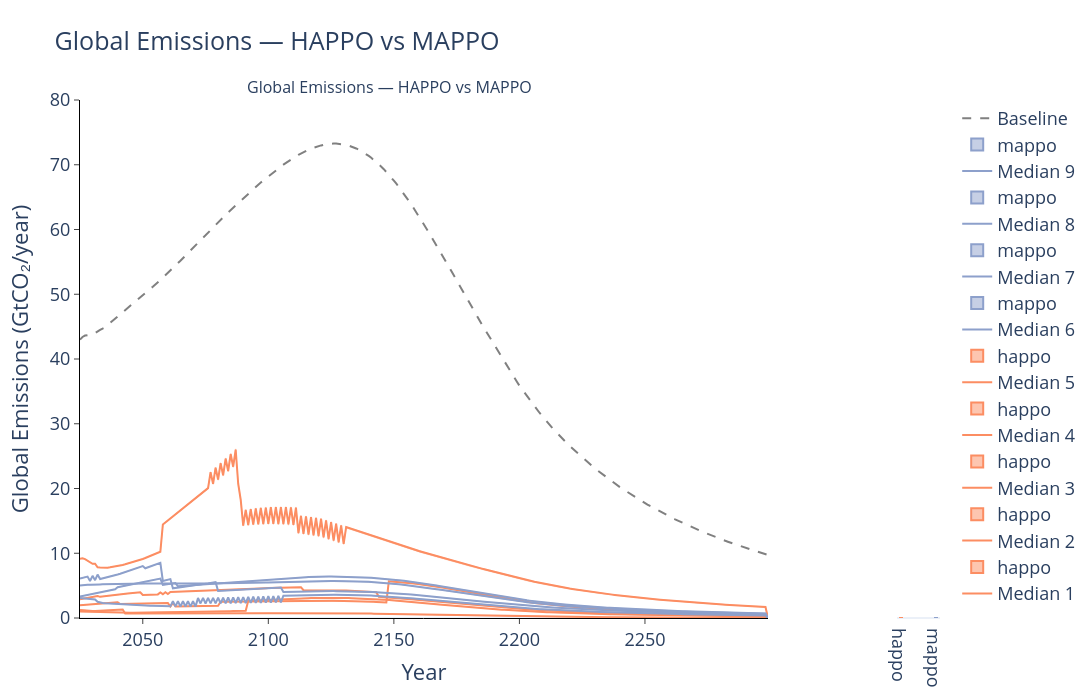

Source (notebook cell):
### Code cell
## Plot 2 — Global Emissions: HAPPO vs MAPPO

happo_em_paths = [
    npy_path(happo_runs[n], happo_info[n]['prefix'], 'emissions')
    for n in happo_runs
]
mappo_em_paths = [
    npy_path(mappo_runs[n], mappo_info[n]['prefix'], 'emissions')
    for n in mappo_runs
]

fig_emissions = plot_emissions_comparison_with_boxplots(
    data_paths=happo_em_paths + mappo_em_paths,
    start_year=2015,
    end_year=2300,
    data_timestep=5,
    timestep=1,
    visualization_start_year=2025,
    visualization_end_year=2299,
    yaxis_range=[0, 80],
    opacity=0.2,
    plot_title='Global Emissions — HAPPO vs MAPPO',
    xaxis_title='Year',
    yaxis_title='Global Emissions (GtCO₂/year)',
    template='plotly_white',
    width=1200,
    height=700,
    baseline_path=str(BASELINE_PATH) if BASELINE_PATH.exists() else None,
    output_path='.',
    saving=False,
    colors=all_colors,
    median_colors=all_lines,
)
fig_emissions.show()

### Figure 1 — Plotly figure (JSON) as saved in the notebook; plotly's stock layout.template omitted (floating-point values rounded to 4 significant figures; data arrays with more than 128 entries replaced by an {"elided": "..."} marker saying what was removed)
{"data": [{"line": {"color": "rgba(252, 141, 98, 0.25)", "width": 0.5}, "mode": "lines", "showlegend": false, "type": "scatter", "x": {"elided": "275 int values"}, "xaxis": "x", "y": {"elided": "275 float values"}, "yaxis": "y"}, {"fill": "tonexty", "line": {"color": "rgba(252, 141, 98, 0.25)", "width": 0.5}, "mode": "lines", "opacity": 0.002, "showlegend": false, "type": "scatter", "x": {"elided": "275 int values"}, "xaxis": "x", "y": {"elided": "275 float values"}, "yaxis": "y"}, {"line": {"color": "rgba(252, 141, 98, 0.25)", "width": 0.5}, "mode": "lines", "showlegend": false, "type": "scatter", "x": {"elided": "275 int values"}, "xaxis": "x", "y": {"elided": "275 float values"}, "yaxis": "y"}, {"fill": "tonexty", "line": {"color": "rgba(252, 141, 98, 0.25)", "width": 0.5}, "mode": "lines", "opacity": 0.2, "showlegend": false, "type": "scatter", "x": {"elided": "275 int values"}, "xaxis": "x", "y": {"elided": "275 float values"}, "yaxis": "y"}, {"line": {"color": "rgba(252, 141, 98, 1)", "width": 2}, "mode": "lines", "name": "Median 1", "type": "scatter", "x": {"elided": "275 int values"}, "xaxis": "x", "y": {"elided": "275 float values"}, "yaxis": "y"}, {"marker": {"color": "rgba(252, 141, 98, 1)", "line": {"color": "gray", "width": 0.3}}, "name": "happo", "type": "box", "width": 0.1, "xaxis": "x2", "y": [0.0, 0.0, 0.0, 0.0, 0.0, 0.0, 0.0, 0.0, 0.0, 0.0, 0.0, 0.0, 0.0, 0.0, 0.0], "yaxis": "y2"}, {"line": {"color": "rgba(252, 141, 98, 0.25)", "width": 0.5}, "mode": "lines", "showlegend": false, "type": "scatter", "x": {"elided": "275 int values"}, "xaxis": "x", "y": {"elided": "275 float values"}, "yaxis": "y"}, {"fill": "tonexty", "line": {"color": "rgba(252, 141, 98, 0.25)", "width": 0.5}, "mode": "lines", "opacity": 0.002, "showlegend": false, "type": "scatter", "x": {"elided": "275 int values"}, "xaxis": "x", "y": {"elided": "275 float values"}, "yaxis": "y"}, {"line": {"color": "rgba(252, 141, 98, 0.25)", "width": 0.5}, "mode": "lines", "showlegend": false, "type": "scatter", "x": {"elided": "275 int values"}, "xaxis": "x", "y": {"elided": "275 float values"}, "yaxis": "y"}, {"fill": "tonexty", "line": {"color": "rgba(252, 141, 98, 0.25)", "width": 0.5}, "mode": "lines", "opacity": 0.2, "showlegend": false, "type": "scatter", "x": {"elided": "275 int values"}, "xaxis": "x", "y": {"elided": "275 float values"}, "yaxis": "y"}, {"line": {"color": "rgba(252, 141, 98, 1)", "width": 2}, "mode": "lines", "name": "Median 2", "type": "scatter", "x": {"elided": "275 int values"}, "xaxis": "x", "y": {"elided": "275 float values"}, "yaxis": "y"}, {"marker": {"color": "rgba(252, 141, 98, 1)", "line": {"color": "gray", "width": 0.3}}, "name": "happo", "type": "box", "width": 0.1, "xaxis": "x2", "y": [0.0, 0.0, 0.0, 0.0, 0.0, 0.0, 0.0, 0.0, 0.0, 0.0, 0.0, 0.0, 0.0, 0.0, 0.0], "yaxis": "y2"}, {"line": {"color": "rgba(252, 141, 98, 0.25)", "width": 0.5}, "mode": "lines", "showlegend": false, "type": "scatter", "x": {"elided": "275 int values"}, "xaxis": "x", "y": {"elided": "275 float values"}, "yaxis": "y"}, {"fill": "tonexty", "line": {"color": "rgba(252, 141, 98, 0.25)", "width": 0.5}, "mode": "lines", "opacity": 0.002, "showlegend": false, "type": "scatter", "x": {"elided": "275 int values"}, "xaxis": "x", "y": {"elided": "275 float values"}, "yaxis": "y"}, {"line": {"color": "rgba(252, 141, 98, 0.25)", "width": 0.5}, "mode": "lines", "showlegend": false, "type": "scatter", "x": {"elided": "275 int values"}, "xaxis": "x", "y": {"elided": "275 float values"}, "yaxis": "y"}, {"fill": "tonexty", "line": {"color": "rgba(252, 141, 98, 0.25)", "width": 0.5}, "mode": "lines", "opacity": 0.2, "showlegend": false, "type": "scatter", "x": {"elided": "275 int values"}, "xaxis": "x", "y": {"elided": "275 float values"}, "yaxis": "y"}, {"line": {"color": "rgba(252, 141, 98, 1)", "width": 2}, "mode": "lines", "name": "Median 3", "type": "scatter", "x": {"elided": "275 int values"}, "xaxis": "x", "y": {"elided": "275 float values"}, "yaxis": "y"}, {"marker": {"color": "rgba(252, 141, 98, 1)", "line": {"color": "gray", "width": 0.3}}, "name": "happo", "type": "box", "width": 0.1, "xaxis": "x2", "y": [0.0, 0.0, 0.0, 0.0, 0.0, 0.0, 0.0, 0.0, 0.0, 0.0, 0.0, 0.0, 0.0, 0.0, 0.0], "yaxis": "y2"}, {"line": {"color": "rgba(252, 141, 98, 0.25)", "width": 0.5}, "mode": "lines", "showlegend": false, "type": "scatter", "x": {"elided": "275 int values"}, "xaxis": "x", "y": {"elided": "275 float values"}, "yaxis": "y"}, {"fill": "tonexty", "line": {"color": "rgba(252, 141, 98, 0.25)", "width": 0.5}, "mode": "lines", "opacity": 0.002, "showlegend": false, "type": "scatter", "x": {"elided": "275 int values"}, "xaxis": "x", "y": {"elided": "275 float values"}, "yaxis": "y"}, {"line": {"color": "rgba(252, 141, 98, 0.25)", "width": 0.5}, "mode": "lines", "showlegend": false, "type": "scatter", "x": {"elided": "275 int values"}, "xaxis": "x", "y": {"elided": "275 float values"}, "yaxis": "y"}, {"fill": "tonexty", "line": {"color": "rgba(252, 141, 98, 0.25)", "width": 0.5}, "mode": "lines", "opacity": 0.2, "showlegend": false, "type": "scatter", "x": {"elided": "275 int values"}, "xaxis": "x", "y": {"elided": "275 float values"}, "yaxis": "y"}, {"line": {"color": "rgba(252, 141, 98, 1)", "width": 2}, "mode": "lines", "name": "Median 4", "type": "scatter", "x": {"elided": "275 int values"}, "xaxis": "x", "y": {"elided": "275 float values"}, "yaxis": "y"}, {"marker": {"color": "rgba(252, 141, 98, 1)", "line": {"color": "gray", "width": 0.3}}, "name": "happo", "type": "box", "width": 0.1, "xaxis": "x2", "y": [0.0, 0.0, 0.0, 0.0, 0.0, 0.0, 0.0, 0.0, 0.0, 0.0, 0.0, 0.0, 0.0, 0.0, 0.0], "yaxis": "y2"}, {"line": {"color": "rgba(252, 141, 98, 0.25)", "width": 0.5}, "mode": "lines", "showlegend": false, "type": "scatter", "x": {"elided": "275 int values"}, "xaxis": "x", "y": {"elided": "275 float values"}, "yaxis": "y"}, {"fill": "tonexty", "line": {"color": "rgba(252, 141, 98, 0.25)", "width": 0.5}, "mode": "lines", "opacity": 0.002, "showlegend": false, "type": "scatter", "x": {"elided": "275 int values"}, "xaxis": "x", "y": {"elided": "275 float values"}, "yaxis": "y"}, {"line": {"color": "rgba(252, 141, 98, 0.25)", "width": 0.5}, "mode": "lines", "showlegend": false, "type": "scatter", "x": {"elided": "275 int values"}, "xaxis": "x", "y": {"elided": "275 float values"}, "yaxis": "y"}, {"fill": "tonexty", "line": {"color": "rgba(252, 141, 98, 0.25)", "width": 0.5}, "mode": "lines", "opacity": 0.2, "showlegend": false, "type": "scatter", "x": {"elided": "275 int values"}, "xaxis": "x", "y": {"elided": "275 float values"}, "yaxis": "y"}, {"line": {"color": "rgba(252, 141, 98, 1)", "width": 2}, "mode": "lines", "name": "Median 5", "type": "scatter", "x": {"elided": "275 int values"}, "xaxis": "x", "y": {"elided": "275 float values"}, "yaxis": "y"}, {"marker": {"color": "rgba(252, 141, 98, 1)", "line": {"color": "gray", "width": 0.3}}, "name": "happo", "type": "box", "width": 0.1, "xaxis": "x2", "y": [0.0, 0.0, 0.0, 0.0, 0.0, 0.0, 0.0, 0.0, 0.0, 0.0, 0.0, 0.0, 0.0, 0.0, 0.0], "yaxis": "y2"}, {"line": {"color": "rgba(141, 160, 203, 0.25)", "width": 0.5}, "mode": "lines", "showlegend": false, "type": "scatter", "x": {"elided": "275 int values"}, "xaxis": "x", "y": {"elided": "275 float values"}, "yaxis": "y"}, {"fill": "tonexty", "line": {"color": "rgba(141, 160, 203, 0.25)", "width": 0.5}, "mode": "lines", "opacity": 0.002, "showlegend": false, "type": "scatter", "x": {"elided": "275 int values"}, "xaxis": "x", "y": {"elided": "275 float values"}, "yaxis": "y"}, {"line": {"color": "rgba(141, 160, 203, 0.25)", "width": 0.5}, "mode": "lines", "showlegend": false, "type": "scatter", "x": {"elided": "275 int values"}, "xaxis": "x", "y": {"elided": "275 float values"}, "yaxis": "y"}, {"fill": "tonexty", "line": {"color": "rgba(141, 160, 203, 0.25)", "width": 0.5}, "mode": "lines", "opacity": 0.2, "showlegend": false, "type": "scatter", "x": {"elided": "275 int values"}, "xaxis": "x", "y": {"elided": "275 float values"}, "yaxis": "y"}, {"line": {"color": "rgba(141, 160, 203, 1)", "width": 2}, "mode": "lines", "name": "Median 6", "type": "scatter", "x": {"elided": "275 int values"}, "xaxis": "x", "y": {"elided": "275 float values"}, "yaxis": "y"}, {"marker": {"color": "rgba(141, 160, 203, 1)", "line": {"color": "gray", "width": 0.3}}, "name": "mappo", "type": "box", "width": 0.1, "xaxis": "x2", "y": [0.0, 0.0, 0.0, 0.0, 0.0, 0.0, 0.0, 0.0, 0.0, 0.0, 0.0, 0.0, 0.0, 0.0, 0.0], "yaxis": "y2"}, {"line": {"color": "rgba(141, 160, 203, 0.25)", "width": 0.5}, "mode": "lines", "showlegend": false, "type": "scatter", "x": {"elided": "275 int values"}, "xaxis": "x", "y": {"elided": "275 float values"}, "yaxis": "y"}, {"fill": "tonexty", "line": {"color": "rgba(141, 160, 203, 0.25)", "width": 0.5}, "mode": "lines", "opacity": 0.002, "showlegend": false, "type": "scatter", "x": {"elided": "275 int values"}, "xaxis": "x", "y": {"elided": "275 float values"}, "yaxis": "y"}, {"line": {"color": "rgba(141, 160, 203, 0.25)", "width": 0.5}, "mode": "lines", "showlegend": false, "type": "scatter", "x": {"elided": "275 int values"}, "xaxis": "x", "y": {"elided": "275 float values"}, "yaxis": "y"}, {"fill": "tonexty", "line": {"color": "rgba(141, 160, 203, 0.25)", "width": 0.5}, "mode": "lines", "opacity": 0.2, "showlegend": false, "type": "scatter", "x": {"elided": "275 int values"}, "xaxis": "x", "y": {"elided": "275 float values"}, "yaxis": "y"}, {"line": {"color": "rgba(141, 160, 203, 1)", "width": 2}, "mode": "lines", "name": "Median 7", "type": "scatter", "x": {"elided": "275 int values"}, "xaxis": "x", "y": {"elided": "275 float values"}, "yaxis": "y"}, {"marker": {"color": "rgba(141, 160, 203, 1)", "line": {"color": "gray", "width": 0.3}}, "name": "mappo", "type": "box", "width": 0.1, "xaxis": "x2", "y": [0.0, 0.0, 0.0, 0.0, 0.0, 0.0, 0.0, 0.0, 0.0, 0.0, 0.0, 0.0, 0.0, 0.0, 0.0], "yaxis": "y2"}, {"line": {"color": "rgba(141, 160, 203, 0.25)", "width": 0.5}, "mode": "lines", "showlegend": false, "type": "scatter", "x": {"elided": "275 int values"}, "xaxis": "x", "y": {"elided": "275 float values"}, "yaxis": "y"}, {"fill": "tonexty", "line": {"color": "rgba(141, 160, 203, 0.25)", "width": 0.5}, "mode": "lines", "opacity": 0.002, "showlegend": false, "type": "scatter", "x": {"elided": "275 int values"}, "xaxis": "x", "y": {"elided": "275 float values"}, "yaxis": "y"}, {"line": {"color": "rgba(141, 160, 203, 0.25)", "width": 0.5}, "mode": "lines", "showlegend": false, "type": "scatter", "x": {"elided": "275 int values"}, "xaxis": "x", "y": {"elided": "275 float values"}, "yaxis": "y"}, {"fill": "tonexty", "line": {"color": "rgba(141, 160, 203, 0.25)", "width": 0.5}, "mode": "lines", "opacity": 0.2, "showlegend": false, "type": "scatter", "x": {"elided": "275 int values"}, "xaxis": "x", "y": {"elided": "275 float values"}, "yaxis": "y"}, {"line": {"color": "rgba(141, 160, 203, 1)", "width": 2}, "mode": "lines", "name": "Median 8", "type": "scatter", "x": {"elided": "275 int values"}, "xaxis": "x", "y": {"elided": "275 float values"}, "yaxis": "y"}, {"marker": {"color": "rgba(141, 160, 203, 1)", "line": {"color": "gray", "width": 0.3}}, "name": "mappo", "type": "box", "width": 0.1, "xaxis": "x2", "y": [0.0, 0.0, 0.0, 0.0, 0.0, 0.0, 0.0, 0.0, 0.0, 0.0, 0.0, 0.0, 0.0, 0.0, 0.0], "yaxis": "y2"}, {"line": {"color": "rgba(141, 160, 203, 0.25)", "width": 0.5}, "mode": "lines", "showlegend": false, "type": "scatter", "x": {"elided": "275 int values"}, "xaxis": "x", "y": {"elided": "275 float values"}, "yaxis": "y"}, {"fill": "tonexty", "line": {"color": "rgba(141, 160, 203, 0.25)", "width": 0.5}, "mode": "lines", "opacity": 0.002, "showlegend": false, "type": "scatter", "x": {"elided": "275 int values"}, "xaxis": "x", "y": {"elided": "275 float values"}, "yaxis": "y"}, {"line": {"color": "rgba(141, 160, 203, 0.25)", "width": 0.5}, "mode": "lines", "showlegend": false, "type": "scatter", "x": {"elided": "275 int values"}, "xaxis": "x", "y": {"elided": "275 float values"}, "yaxis": "y"}, {"fill": "tonexty", "line": {"color": "rgba(141, 160, 203, 0.25)", "width": 0.5}, "mode": "lines", "opacity": 0.2, "showlegend": false, "type": "scatter", "x": {"elided": "275 int values"}, "xaxis": "x", "y": {"elided": "275 float values"}, "yaxis": "y"}, {"line": {"color": "rgba(141, 160, 203, 1)", "width": 2}, "mode": "lines", "name": "Median 9", "type": "scatter", "x": {"elided": "275 int values"}, "xaxis": "x", "y": {"elided": "275 float values"}, "yaxis": "y"}, {"marker": {"color": "rgba(141, 160, 203, 1)", "line": {"color": "gray", "width": 0.3}}, "name": "mappo", "type": "box", "width": 0.1, "xaxis": "x2", "y": [0.0, 0.0, 0.0, 0.0, 0.0, 0.0, 0.0, 0.0, 0.0, 0.0, 0.0, 0.0, 0.0, 0.0, 0.0], "yaxis": "y2"}, {"line": {"color": "gray", "dash": "dash", "width": 2}, "mode": "lines", "name": "Baseline", "type": "scatter", "x": {"elided": "275 int values"}, "xaxis": "x", "y": {"elided": "275 float values"}, "yaxis": "y"}], "layout": {"annotations": [{"font": {"size": 16}, "showarrow": false, "text": "Global Emissions — HAPPO vs MAPPO", "x": 0.36, "xanchor": "center", "xref": "paper", "y": 1, "yanchor": "bottom", "yref": "paper"}, {"font": {"size": 16}, "showarrow": false, "text": " ", "x": 0.91, "xanchor": "center", "xref": "paper", "y": 1, "yanchor": "bottom", "yref": "paper"}], "font": {"size": 18}, "height": 700, "title": {"text": "Global Emissions — HAPPO vs MAPPO"}, "width": 1200, "xaxis": {"anchor": "y", "domain": [0, 0.8], "linecolor": "black", "linewidth": 1, "showgrid": false, "showline": true, "ticks": "outside", "title": {"text": "Year"}}, "xaxis2": {"anchor": "y2", "domain": [0.95, 1]}, "yaxis": {"anchor": "x", "domain": [0, 1], "linecolor": "black", "linewidth": 1, "range": [0, 80], "showgrid": false, "showline": true, "ticks": "outside", "title": {"text": "Global Emissions (GtCO₂/year)"}}, "yaxis2": {"anchor": "x2", "domain": [0, 1], "range": [0, 80], "showgrid": false, "showticklabels": false}}}
